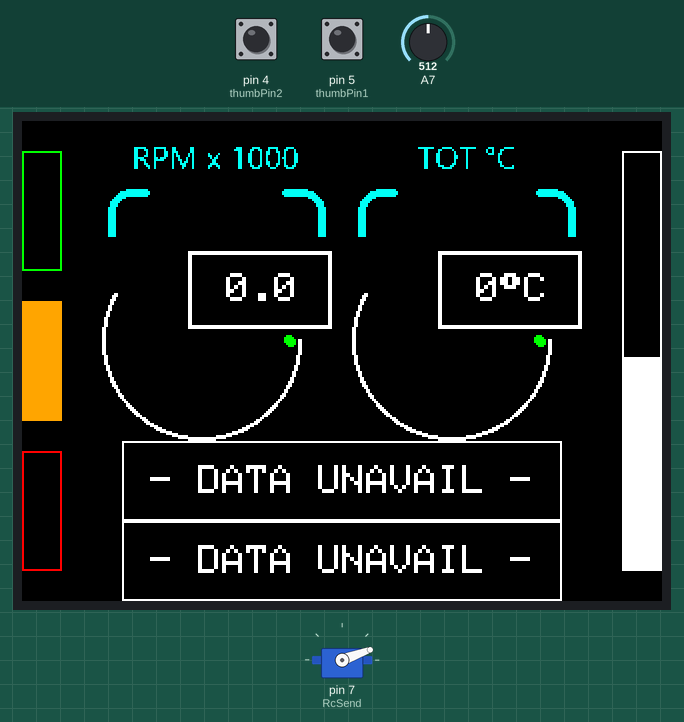
This sketch was run on a simulated Arduino Mega 2560, built with avr-gcc and run on an emulated ATmega2560. Parts: servo, 320×240 colour display. Inputs (shaded band) come from the test bench; at power-on: A7 = 512, pin 5 (thumbPin1) HIGH, pin 4 (thumbPin2) HIGH. What the sketch prints to the serial monitor is not drawn.

Above: at 1.4 s.
1.5 s: A7 set to 306
At 2.2 s:
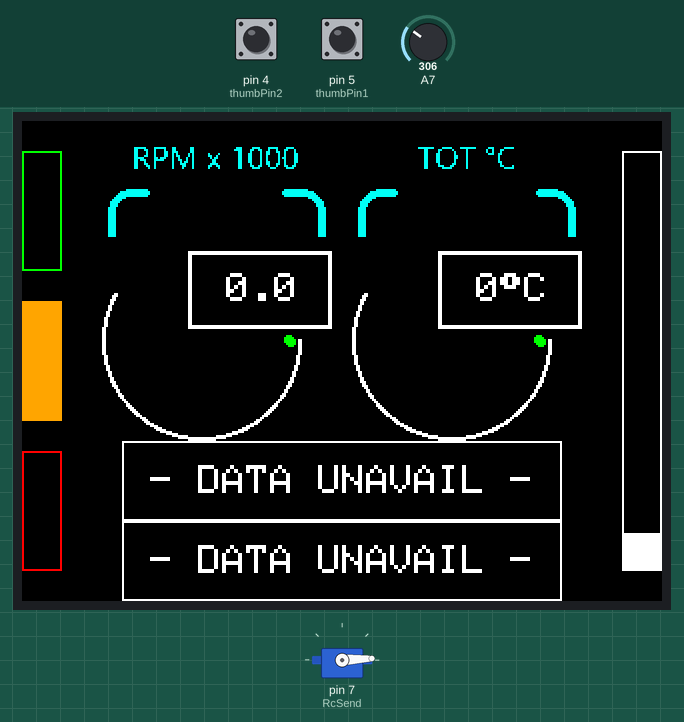
3.0 s: pin 5 (thumbPin1) pulled LOW for 0.15 s
At 3.07 s:
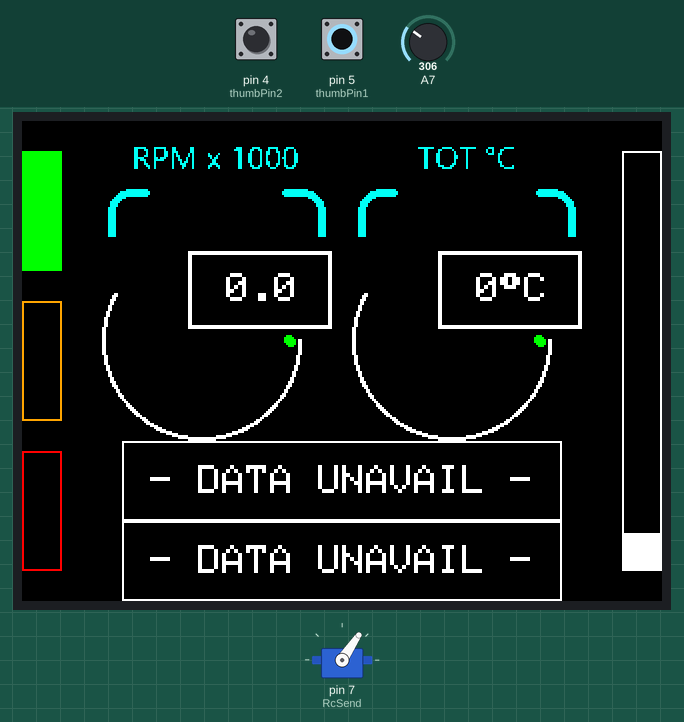
4.6 s: pin 4 (thumbPin2) pulled LOW for 0.15 s
At 4.67 s:
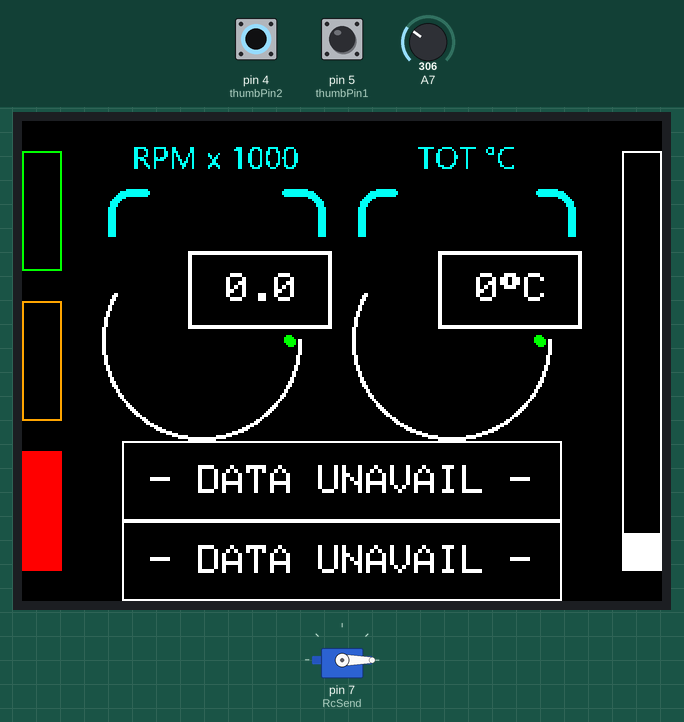
6.2 s: A7 set to 175
At 7.0 s:
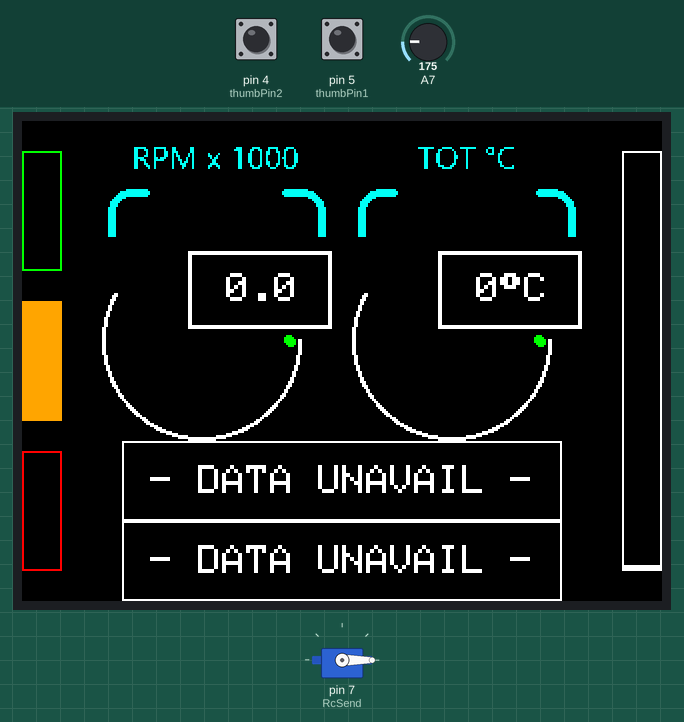
7.7 s: pin 4 (thumbPin2) pulled LOW for 1 s
At 8.1 s:
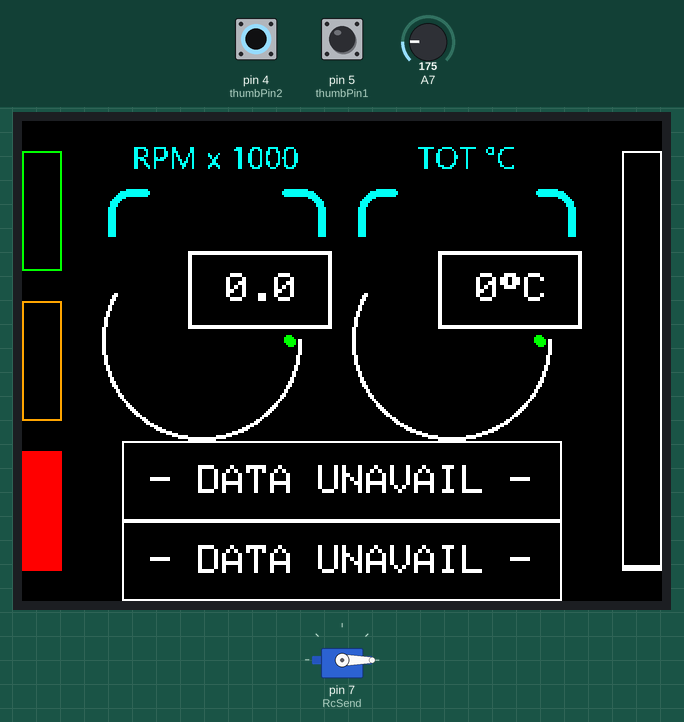
10.2 s: pin 5 (thumbPin1) pulled LOW for 0.15 s
At 10.27 s:
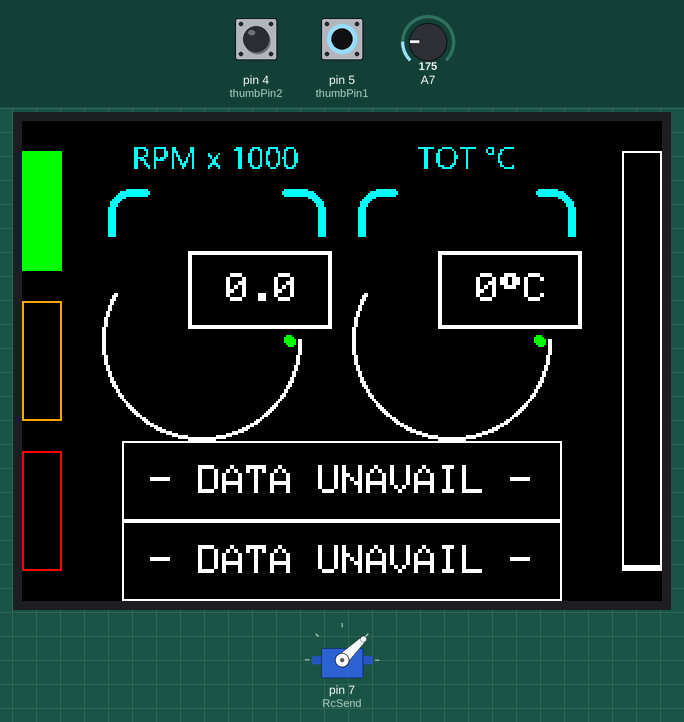
Timing chart, 0 to 12.8 s (numbered marks = the images above; inputs shaded):
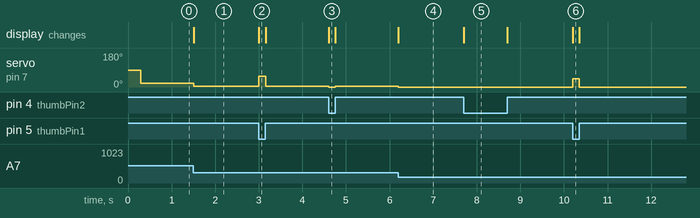

The sketch:

Teensy_RC_Sketch.ino
```cpp
#include <PWMServo.h>
#include "Adafruit_GFX.h"
#include "Adafruit_ILI9341.h"
#include <XPT2046_Touchscreen.h>

//  Tft pins
#define TFT_DC 9
#define TFT_CS 10
//  Input serial from ECU
#define edtSerial Serial1
//  Gereral input
#define thumbPin1 5 // Rocker swtich on jet bike controler
#define thumbPin2 4
#define throttleInputPin 23 // Pin for thumb throttle
#define DEG2RAD 0.0174532925

// My Veriables
const unsigned int MAX_MESSAGE_LENGTH = 16; //  Length of each line send by ECU
int EGT = 0; // External gas temperature
String TH = ""; //  This is send by ECU, can be 2 things, throttle applied in % or a message like, 'run-', 'rel-', 'glow'...
double RPM = 0; //  Engine RPM
double UB = 0.0; // Batt voltage

PWMServo RcSend; // PWM value to send to the ecu
Adafruit_ILI9341 tft = Adafruit_ILI9341(TFT_CS, TFT_DC);

int pwmRangeLow = 1000; //  Lowest the pwm can be
int pwmRangeHigh = 1000; // Highest the pwm can be
int pwmToSend = 1000; //  Pwm that is send to the ECU

int buttonTouchedId = -1;
int currentToggleSwitch = -1;
int lastToggleSwitch = -1;
int lastThrottlePerc = 0;
int prevThr;
int lastRPMDeg = -1;
int a = 10000; // Times the code has looped, this is used to not update the screen every time, nice and clear var name I must add ;) in UpdateRPM
int b = 10000;  // Times the code has looped, this is used to not update the screen every time, nice and clear var name I must add ;) in UpdateEGT
double lastEGT = -1;
int lastEGTDeg = -1;

double lastRPM = -1;

bool useThumbSwitch = true;
bool sendPwm = true;
bool forcePwmUpdate = false;

extern uint8_t epd_bitmap_gauge[];
extern uint8_t epd_bitmap_info[];

uint16_t blueIsh = tft.color565(1, 253, 242); //Yeah this is my blue-ish color --'

void drawCentreString(const String &buf, int x, int y, int color, int textSize)
{
    int16_t x1, y1;
    uint16_t w, h;
    tft.setTextSize(textSize);
    tft.setTextWrap(false);
    tft.getTextBounds(buf, x, y, &x1, &y1, &w, &h); //calc width of new string
    tft.setCursor(x - w / 2, y - h / 2);
    tft.print(buf);
}

class CustomButton{
  private:
    int x;
    int y;
    int w;
    int h;
    int color;
    String text;
    bool avail;
    bool visib;
    int textSize;

   public:CustomButton(int x, int y, int w, int h, int color, String text, bool avail, bool visib, int textSize){
      this->x = x;
      this->y = y;
      this->w = w;
      this->h = h;
      this->color = color;
      this->text = text;
      this->avail = avail;
      this->visib = visib;
      this->textSize = textSize;
    }

    public:void Draw(){
      if(!this->visib)
        return;

      tft.fillRect(this->x, this->y, this->w, this->h, ILI9341_BLACK);
      tft.drawRect(this->x, this->y, this->w, this->h, ILI9341_WHITE);
      int tX = this->x + this->w / 2;
      int tY = this->y + this->h / 2;
      drawCentreString(this->text, tX, tY, ILI9341_WHITE, this->textSize);
    }

    public:void SetVisible(bool visib){
      this->visib = visib;

      if(visib){
        this->avail = true;
        Draw();
      }
      else
        blackout();
    }

    private:void blackout(){
      this->avail = false;
      tft.fillRect(this->x, this->y, this->w, this->h, ILI9341_BLACK);
    }

    public:void SetText(String text){
      if(this->text == text)
        return;

      this->text = text;
      UpdateButton();
    }

    //Dont redraw white line, just fill black, redraw text
    public:void UpdateButton(){
      if(!this->visib)
        return;

      tft.fillRect(this->x+2, this->y+2, this->w-4, this->h-4, ILI9341_BLACK);
      int tX = this->x + this->w / 2;
      int tY = this->y + this->h / 2;
      drawCentreString(this->text, tX, tY, ILI9341_WHITE, this->textSize);
    }

    public:void DrawTouched(){
      tft.fillRect(this->x, this->y, this->w, this->h, ILI9341_BLACK);
      tft.drawRect(this->x, this->y, this->w, this->h, ILI9341_GREEN);
      int tX = this->x + this->w / 2;
      int tY = this->y + this->h / 2;
      drawCentreString(this->text, tX, tY, ILI9341_GREEN, this->textSize);
    }

    public:boolean isTouched(int xP, int yP){
      //map press to acutal x y
      if(!this->avail)
        return false;

      if(xP >= this->x && xP <= this->x + this->w && yP >= this->y && yP <= this->y + this->h){
        return true;
      }
      return false;
    }
};

CustomButton buttons[] = {
  CustomButton(110, 70, 100, 30, ILI9341_WHITE, "Go Manual", false, false, 1), //Not needed RN
  CustomButton(50, 15, 220, 40, ILI9341_WHITE, "", false, false, 1), //remove only for testing needed
  CustomButton(50, 160, 220, 40, ILI9341_WHITE, "- DATA UNAVAIL -", false, true, 2),
  CustomButton(50, 200, 220, 40, ILI9341_WHITE, "- DATA UNAVAIL -", false, true, 2)
};

void setup() {
  Serial.begin(9600);
  edtSerial.begin(9600);

  pinMode(thumbPin1, INPUT_PULLUP);
  pinMode(thumbPin2, INPUT_PULLUP);

  RcSend.attach(7, 1000, 2000);

  tft.begin();
  tft.setRotation(3);
  tft.fillScreen(ILI9341_BLACK);

  //Draw buttons
  for (int i=0; i<sizeof buttons/sizeof buttons[0]; i++) {
    buttons[i].Draw();
  }

  //Draw toggle state
  tft.drawRect(0, 15 + (75 * 0), 20, 60, ILI9341_GREEN);
  tft.drawRect(0, 15 + (75 * 1), 20, 60, ILI9341_ORANGE);
  tft.drawRect(0, 15 + (75 * 2), 20, 60, ILI9341_RED);

  //Throttle state
  tft.drawRect(320 - 20, 15, 20, 240 - 15 - 15, ILI9341_WHITE);


   //fillArc(100, 100, -90, 30, 1, 1, 50, ILI9341_WHITE);
   //tft.fillRect(50, 60, 100, 100, ILI9341_GREEN);
   tft.drawBitmap(40, 60, epd_bitmap_gauge, 115, 100, ILI9341_WHITE);
   tft.drawBitmap(165, 60, epd_bitmap_gauge, 115, 100, ILI9341_WHITE);
   tft.drawBitmap(40, 0, epd_bitmap_info, 240, 60, blueIsh);

   Serial.println("Start");
}

void loop() {
  //Toggle switch state
  if(useThumbSwitch){
    if(!digitalRead(thumbPin1)){
        currentToggleSwitch = 0;
    }else if(!digitalRead(thumbPin2)){
        currentToggleSwitch = 2;
    }else {
        currentToggleSwitch = 1;
    }

    //Toggle state is changed
    if(lastToggleSwitch != currentToggleSwitch || forcePwmUpdate){
      forcePwmUpdate = false;
      switch (currentToggleSwitch) {
        case 2:
          setPwmRange(1000, 1000);
          break;
        case 1:
          setPwmRange(1000, 1250);
          break;
        default:
          setPwmRange(1250, 2000);
          break;
      }
      drawToggleState(currentToggleSwitch, lastToggleSwitch);
      lastToggleSwitch = currentToggleSwitch;
    }
  }

  //Throttle
  int thr = analogRead(throttleInputPin);

  //Try to ignore thr + 1 - 1 switching, happens because of noise I think? idk
  if(thr <= prevThr + 1 && thr >= prevThr - 1)
    thr = prevThr;
  else
    prevThr = thr;

  int thrPerc = map(thr, 260, 795, 0, 100); //Adjusting throttle percentage to the screen position needed to display
  thrPerc = max(thrPerc, 0);
  thrPerc = min(thrPerc, 100);

  drawThrottleState(thrPerc, lastThrottlePerc);
  lastThrottlePerc = thrPerc;

  if(useThumbSwitch){
    pwmToSend = map(thr, 260, 795, pwmRangeLow, pwmRangeHigh);
    pwmToSend = max(pwmToSend, pwmRangeLow);
    pwmToSend = min(pwmToSend, pwmRangeHigh);
  }else{
    //Use buttons to adjust - maybe in future?
  }

  //Sending out pwm
  if(sendPwm){
    RcSend.write(map(pwmToSend, 1000, 2000, 0, 179)); // 0-179 is the number received from the thumb throttle input I think? idk
  }else{
    RcSend.write(0); // Failsafe not in use ofcours haha, but hey it's there
  }
    getEDTData();
    updateRPM();
    updateEGT();

    //Button 1 is not in use now so this is useless, leaving it there just in case
    String pwmInfo = "L: " + String(pwmRangeLow) + ", H: " + String(pwmRangeHigh) + ", C: " + String(pwmToSend);
    drawInfo(1, pwmInfo);
}

void getEDTData(){
    while (edtSerial.available() > 0)
    {
      //Create a place to hold the incoming message
      static char message[MAX_MESSAGE_LENGTH];
      static unsigned int message_pos = 0;

      //Read the next available byte in the serial receive buffer
      char inByte = edtSerial.read();

      //Just for debugging
      //Serial.println(inByte);

      //Message coming in (check not terminating character) and guard for over message size
      if ((message_pos <= MAX_MESSAGE_LENGTH - 1) && inByte != 27 && inByte != 128 && inByte != 192 && inByte != 255) //  If the line send by the ECU contains one of these bytes it is NOT a propper message
      {
        //Add the incoming byte to our message
        message[message_pos] = inByte;
        message_pos++;
      }
      //Full message received...
      else
      {
         //Add null character to string
         message[message_pos] = '\0';
         //Serial.println(message);

         //Decode message
         //Array to string to use substring
         String temp;
         temp = message;

          if(temp.length() > 8){
             String s = "";
             //  Display data from the first line from the screen
             if(temp.substring(0, 3) == "EGT"){ // This is explained by a picture in the repo under 'Messages possible by the ECU' in the wiki
                EGT = temp.substring(3, 6).toInt();
                TH = temp.substring(12, 16); //The screen (EDT engine data terminal ) has 16 chars per line, and has 2 lines
                Serial.println(TH);
                 if (TH == "lock")
                    s = "Remote Locked";
                 else if(TH == "stop")
                    s = "Engine Off";
                 else if(TH == "run-")
                    s = "Continue";
                 else if(TH == "rel-" || TH == "rel") //Sometimes is rel, this is a fault from the manufacturer I think haha
                    s = "Engine Armed";
                 else if(TH == "glow")
                    s = "Preheat Igniter";
                 else if(TH == "spin")
                    s = "Spin-up";
                 else if(TH == "heat")
                    s = "Engine Heating";
                 else if(TH == "acce")
                    s = "Engine Accel";
                 else if(TH == "cal.")
                    s = "Cal Fuel System";
                 else if(TH == "idle")
                    s = "Engine Available";
                 else if(TH == "-off")
                    s = "- Trim shut down";
                 else if(TH == "cool")
                    s = "Cool-down";
                 else
                    s = "Unrec: " + temp.substring(12, 15); // To find faults in the reading

                drawInfo(2, s);
             }else if(temp.substring(5, 8) == "rpm"){ //  Display data from the second line from the screen
                RPM = temp.substring(0, 5).toFloat();
                UB = temp.substring(11, 15).toFloat();
                s = "Batt Volt: " + String(UB) + "V";
                drawInfo(3, s);
             }else{
              //Data comming from another screen, Not implemented yet
             }
          }
         //Reset for the next message
         message_pos = 0;

         return;
       }
   }
}

//  What if a certain button is pressed
void onReleaseButton(int id){
  //Manual | throttle mode
  if(id == 0){
    useThumbSwitch = !useThumbSwitch;
    if(useThumbSwitch){
      drawInfo(0, "Go Manual");
    }else{
      drawInfo(0, "Go Throttle");
      setPwmRange(1000, 2000);
      forcePwmUpdate = true;
    }
  }
}

void drawInfo(int buttonId, String text){
  buttons[buttonId].SetText(text);
}

void drawThrottleState(int thPerc, int lastThPerc){
  if(thPerc < lastThPerc){
    //Remove white
    int p = 100 - thPerc;
    int y = map(p, 0, 100, 16, 208 - 2);
    tft.fillRect(286 + 15, 16, 18, y, ILI9341_BLACK);
  }else if(thPerc > lastThPerc){
    //Add white
    int y = map(thPerc, 0, 100, 208, 16);
    tft.fillRect(286 + 15, y, 18, 208 - y + 16, ILI9341_WHITE);
  }
}

void drawToggleState(int current, int last){
  //Fill last with black
  tft.fillRect(0, 15 + (75 * last), 20, 60, ILI9341_BLACK);

  int color;
  switch(last) {
    case 0:
      color = ILI9341_GREEN;
      break;
    case 1:
      color = ILI9341_ORANGE;
      break;
    case 2:
      color = ILI9341_RED;
      break;
  }

  tft.drawRect(0, 15 + (75 * last), 20, 60, color);

  switch(current) {
    case 0:
      color = ILI9341_GREEN;
      break;
    case 1:
      color = ILI9341_ORANGE;
      break;
    case 2:
      color = ILI9341_RED;
      break;
  }

 tft.fillRect(0, 15 + (75 * current), 20, 60, color);
}

void setPwmRange(int low, int high){
  pwmRangeLow = low;
  pwmRangeHigh = high;
}

void fillArc(int x, int y, int start_angle, int seg_count, int w, unsigned int colour)
{
  int rx = 1;
  int ry = 1;
  byte seg = 3; // Segments are 3 degrees wide = 120 segments for 360 degrees
  byte inc = 3; // Draw segments every 3 degrees, increase to 6 for segmented ring

    // Calculate first pair of coordinates for segment start
    float sx = cos((start_angle - 90) * DEG2RAD);
    float sy = sin((start_angle - 90) * DEG2RAD);
    uint16_t x0 = sx * (rx - w) + x;
    uint16_t y0 = sy * (ry - w) + y;
    uint16_t x1 = sx * rx + x;
    uint16_t y1 = sy * ry + y;

  // Draw colour blocks every inc degrees
  for (int i = start_angle; i < start_angle + seg * seg_count; i += inc) {

    // Calculate pair of coordinates for segment end
    float sx2 = cos((i + seg - 90) * DEG2RAD);
    float sy2 = sin((i + seg - 90) * DEG2RAD);
    int x2 = sx2 * (rx - w) + x;
    int y2 = sy2 * (ry - w) + y;
    int x3 = sx2 * rx + x;
    int y3 = sy2 * ry + y;

    tft.fillTriangle(x0, y0, x1, y1, x2, y2, colour);
    tft.fillTriangle(x1, y1, x2, y2, x3, y3, colour);

    // Copy segment end to sgement start for next segment
    x0 = x2;
    y0 = y2;
    x1 = x3;
    y1 = y3;
  }
}

void updateRPM() {
  a++;

  if(lastRPM == RPM)
    return;

  if(a > 10){
    //Fill in black to redraw string
    tft.fillRect(85, 67, 68, 35, ILI9341_BLACK);
    tft.setCursor(90, 76);
    tft.setTextSize(2);
    if(RPM < 99.9)
      tft.print(" " + String(RPM).substring(0, String(RPM).length() - 1));
    else
      tft.print(String(RPM).substring(0, String(RPM).length() - 1));

    a = 0;
  }


  int deg = map(RPM, 0, 140, 0, 208);
  float sx = 44 * cos(deg * DEG2RAD);
  float sy = 44 * sin(deg * DEG2RAD);

  if(RPM > lastRPM){
    //ADD
    for(int i = lastRPMDeg; i <= deg; i++){
      sx = 44 * cos(i * DEG2RAD);
      sy = 44 * sin(i * DEG2RAD);

      if(i <= 178)
        tft.fillCircle(90 + sx, 110 + sy, 2, ILI9341_GREEN);
      else if(i < 185)
        tft.fillCircle(90 + sx, 110 + sy, 2, ILI9341_ORANGE);
      else
        tft.fillCircle(90 + sx, 110 + sy, 2, ILI9341_RED);
    }
  }else{
    for(int i = lastRPMDeg; i >= deg; i--){
      sx = 44 * cos(i * DEG2RAD);
      sy = 44 * sin(i * DEG2RAD);
      tft.fillCircle(90 + sx, 110 + sy, 2, ILI9341_BLACK);
    }
  }

  lastRPMDeg = deg;
  tft.setTextSize(1);
  lastRPM = RPM;
}

void updateEGT(){
  b++;

  if(lastEGT == EGT)
    return;

  if(b > 10){
    //Fill in black to redraw string
    tft.fillRect(85 + 125, 67, 68, 35, ILI9341_BLACK);
    tft.setCursor(90 + 125, 76);
    tft.setTextSize(2);
    if(EGT < 100)
      tft.print(" " + String(EGT) + char(247) + "C"); //Or 9 as °
    else
      tft.print(String(EGT)+ char(247) + "C"); //Or 9 as °

    b = 0;
  }


  int deg = map(EGT, 0, 860, 0, 208);
  float sx = 44 * cos(deg * DEG2RAD);
  float sy = 44 * sin(deg * DEG2RAD);

  if(EGT > lastEGT){
    //ADD
    for(int i = lastEGTDeg; i <= deg; i++){
      sx = 44 * cos(i * DEG2RAD);
      sy = 44 * sin(i * DEG2RAD);
      int o = map(i, 0, 208, 0, 860);
      if(o < 790)
        tft.fillCircle(90 + sx + 125, 110 + sy, 2, ILI9341_GREEN);
      else if(o < 840)
        tft.fillCircle(90 + sx + 125, 110 + sy, 2, ILI9341_ORANGE);
      else
        tft.fillCircle(90 + sx + 125, 110 + sy, 2, ILI9341_RED);
    }
  }else{
    for(int i = lastEGTDeg; i >= deg; i--){
      sx = 44 * cos(i * DEG2RAD);
      sy = 44 * sin(i * DEG2RAD);
      tft.fillCircle(90 + sx + 125, 110 + sy, 2, ILI9341_BLACK);
    }
  }

  lastEGTDeg = deg;
  tft.setTextSize(1);
  lastEGT = EGT;
}

// x,y == coords of centre of arc
// start_angle = 0 - 359
// seg_count = number of 3 degree segments to draw (120 => 360 degree arc)
// rx = x axis radius
// yx = y axis radius
// w  = width (thickness) of arc in pixels
// colour = 16 bit colour value
// Note if rx and ry are the same an arc of a circle is drawn
//int x, int y, int start_angle, int seg_count, int rx, int ry, int w, unsigned int colour
```

Source omitted: graphics.c (data table, 20817 bytes)

Measured:
- after the input at 1.5 s, servo on pin 7 (RcSend): 20° → 3° at once; the display: changes at once (image 1)
- after the input at 3.0 s, servo on pin 7 (RcSend): 3° → 56° at once, → 3° 0.15 s later; the display: changes at once (image 2)
- after the input at 4.6 s, servo on pin 7 (RcSend): 3° → 0° at once, → 3° 0.15 s later; the display: changes at once (image 3)
- after the input at 6.2 s, servo on pin 7 (RcSend): 3° → 0° at once; the display: changes at once (image 4)
- after the input at 7.7 s, the display: changes at once (image 5)
- after the input at 10.2 s, servo on pin 7 (RcSend): 0° → 44° at once, → 0° 0.15 s later; the display: changes at once (image 6)
